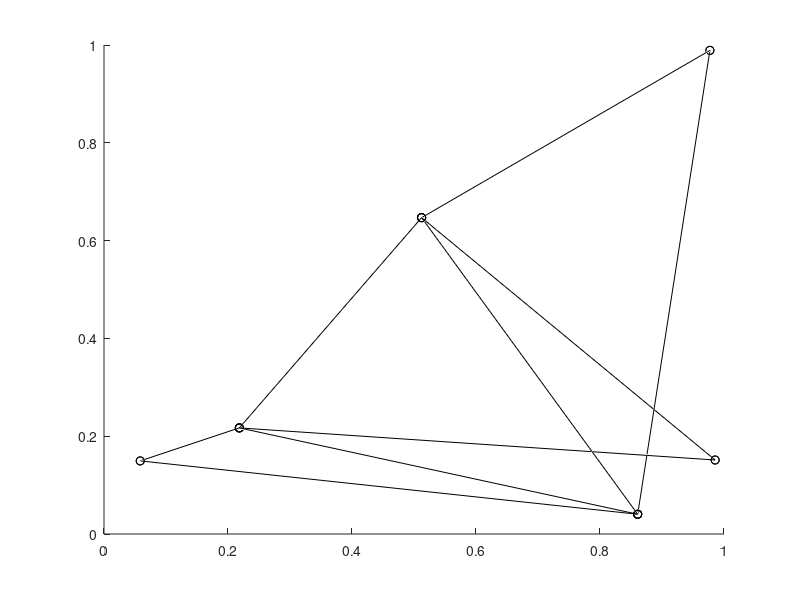

Recreate this plot in MATLAB. (Note: this script raises an error after producing the figure.)
% check analytical gradient against fdm

clear all;
close all;
clc;

addpath ../util_functions/
fprintf('FDM verification of midedge normal based shell bending\n');

stiff = 1;
nu = 0.5;

%% element: triangle

% initial values (non-zero init curvature)

init_ps = rand(3,3);
init_p1 = init_ps(:,1);
init_p2 = init_ps(:,2);
init_p3 = init_ps(:,3);

init_p1_ = rand(3,1);
init_p2_ = rand(3,1);
init_p3_ = rand(3,1);

% init_xi_1 = rand;
% init_xi_2 = rand;
% init_xi_3 = rand;

% % initial values (zero init curvature)

% init_ps = [rand(2,3);0,0,0];
% init_p1 = init_ps(:,1);
% init_p2 = init_ps(:,2);
% init_p3 = init_ps(:,3);
% 
% init_p1_ = [rand(2,1);0];
% init_p2_ = [rand(2,1);0];
% init_p3_ = [rand(2,1);0];

nodes = [init_p1, init_p2, init_p3, init_p1_, init_p2_, init_p3_]';
edges = [2,3; 3,1; 1,2; 2,4; 3,5; 1,6;...
    3,4; 1,5; 2,6];

figure()
hold on;
for i=1:size(edges,1)
    n1 = edges(i,1);
    n2 = edges(i,2);
    n1pos = nodes(n1,:);
    n2pos = nodes(n2,:);
   
    plot3([n1pos(1);n2pos(1)], [n1pos(2);n2pos(2)], [n1pos(3);n2pos(3)],'ko-');
end
hold off;

%%

init_v1 = init_p3 - init_p2;
init_v2 = init_p1 - init_p3; 
init_v3 = init_p2 - init_p1;

% normal of the triangle
normal_init = cross((init_p2-init_p1), (init_p3-init_p2));
A_init = norm(normal_init)/2;
n_init = normal_init/norm(normal_init);

% to calculate normals of adjacent triangles:

% edges of the adjacent triangles
e1 = init_p1_-init_p2;
e2 = init_p2_-init_p3;
e3 = init_p3_-init_p1;

% normals of adjacent triangles
n_2_init = cross(e1,init_v1);
n_3_init = cross(e2,init_v2);
n_4_init = cross(e3,init_v3);

n_2_init = n_2_init/norm(n_2_init);
n_3_init = n_3_init/norm(n_3_init);
n_4_init = n_4_init/norm(n_4_init);

% n1_avg associated with each of the edges
n1_avg_init = (n_init+n_2_init)/2;
if norm(n1_avg_init)<=1e-4
    n1_avg_init = (n_init-n_2_init)/2;
end
n2_avg_init = (n_init+n_3_init)/2;
if norm(n2_avg_init)<=1e-4
    n2_avg_init = (n_init-n_3_init)/2;
end
n3_avg_init = (n_init+n_4_init)/2;
if norm(n3_avg_init)<=1e-4
    n3_avg_init = (n_init-n_4_init)/2;
end

n1_avg_init = n1_avg_init/ norm(n1_avg_init);
n2_avg_init = n2_avg_init/ norm(n2_avg_init);
n3_avg_init = n3_avg_init/ norm(n3_avg_init);

% tau_is
tau1_0 = cross(init_v1, n1_avg_init);
tau2_0 = cross(init_v2, n2_avg_init);
tau3_0 = cross(init_v3, n3_avg_init);

% sign coefficients
s_1 = 1;
s_2 = 1;
s_3 = 1;

init_xi_1 = dot(n1_avg_init, tau1_0);
init_xi_2 = dot(n2_avg_init, tau2_0);
init_xi_3 = dot(n3_avg_init, tau3_0);

init_xis = [init_xi_1, init_xi_2, init_xi_3]; 

[init_ts, init_fs, init_cs] = calculate_ts_fs_cs(init_p1, init_p2, init_p3, tau1_0, tau2_0, tau3_0);

%% deformed
% vertex point vectors: p_i,j,k
ps = init_ps + 0.001*rand(3,3);
p1 = ps(:,1) ;
p2 = ps(:,2) ;
p3 = ps(:,3) ;

xis = init_xis + 0.001*rand(1,3);
xi_1 = xis(1);
xi_2 = xis(2);
xi_3 = xis(3);

p1_ = p1 + 0.001*rand(3,1);
p2_ = p2 + 0.001*rand(3,1);
p3_ = p3 + 0.001*rand(3,1);

% edge vectors: v_i,j,k
v1 = p3 - p2 ; 
v2 = p1 - p3 ;
v3 = p2 - p1 ;

% normal of the triangle
normal = cross((p2-p1), (p3-p2));
A = norm(normal)/2;
n = normal/norm(normal);

% to calculate normals of adjacent triangles:

% edges of the adjacent triangles
e1 = p1_-p2;
e2 = p2_-p3;
e3 = p3_-p1;

n_2 = cross(e1,v1);
n_3 = cross(e2,v2);
n_4 = cross(e3,v3);

n_2 = n_2/norm(n_2);
n_3 = n_3/norm(n_3);
n_4 = n_4/norm(n_4);

% n1_avg associated with each of the edges
n1_avg = (n+n_2)/2;
if norm(n1_avg)<=1e-4
    n1_avg = (n-n_2)/2;
end
n2_avg = (n+n_3)/2;
if norm(n2_avg)<=1e-4
    n2_avg = (n-n_3)/2;
end
n3_avg = (n+n_4)/2;
if norm(n3_avg)<=1e-4
    n3_avg = (n-n_4)/2;
end

n1_avg = n1_avg/ norm(n1_avg);
n2_avg = n2_avg/ norm(n2_avg);
n3_avg = n3_avg/ norm(n3_avg);

tau1_0 = cross(v1, n1_avg);
tau2_0 = cross(v2, n2_avg);
tau3_0 = cross(v3, n3_avg);

[E, gradE, hessE,~,~,~,~,~,~, t1, t2, t3, c1, c2, c3] = ...
    Energy_Grad_Hess_with2terms_nat_curv ...
    (stiff, nu, p1, p2, p3, xi_1, xi_2, xi_3, s_1, s_2, s_3, tau1_0, tau2_0, tau3_0, ...
    init_ts, init_cs, init_fs, init_xis);

%% FDM check for gradient and hessian
change = 1e-8;
q = [p1; p2; p3; xi_1; xi_2; xi_3]; % dof vector

hessE_FDM = zeros(12,12);
gradE_FDM = zeros(1,12);

for c = 1:12
    q_change = q;
    q_change(c) = q(c) + change;
    p1_change = q_change(1:3);
    p2_change = q_change(4:6);
    p3_change = q_change(7:9);
    xi_1_change = q_change(10);
    xi_2_change = q_change(11);
    xi_3_change = q_change(12);

    % changes in the energy
    [E_change, gradE_change] = ...
        Energy_Grad_Hess_with2terms_nat_curv ...
        (stiff, nu, p1_change, p2_change, p3_change, xi_1_change, xi_2_change, xi_3_change, s_1, s_2, s_3, tau1_0, tau2_0, tau3_0, ...
        init_ts, init_cs, init_fs, init_xis, t1, t2, t3, c1, c2, c3, A); % assume that t1, t2, t3, c1, c2, c3 are not changed - negligible changes

    gradE_FDM(c) = (E_change - E)/change;

    hessE_FDM(c,:) = (gradE_change - gradE) .* (1/change);

end
diff_grad = gradE_FDM - gradE
diff_hess = hessE_FDM - hessE

%%

h1 = figure();
h1.WindowState = 'maximized';
subplot(2,1,1);
plot( gradE, 'ro');
hold on
plot( gradE_FDM, 'b^');
hold off
legend('Analytical my', 'Finite Difference');
xlabel('Index');
ylabel('Gradient');

subplot(2,1,2);
plot( reshape(hessE, [144,1]), 'ro');
hold on
plot( reshape(hessE_FDM, [144,1]), 'b^');
hold off
legend('Analytical', 'Finite Difference');
xlabel('Index');
ylabel('Hessian');